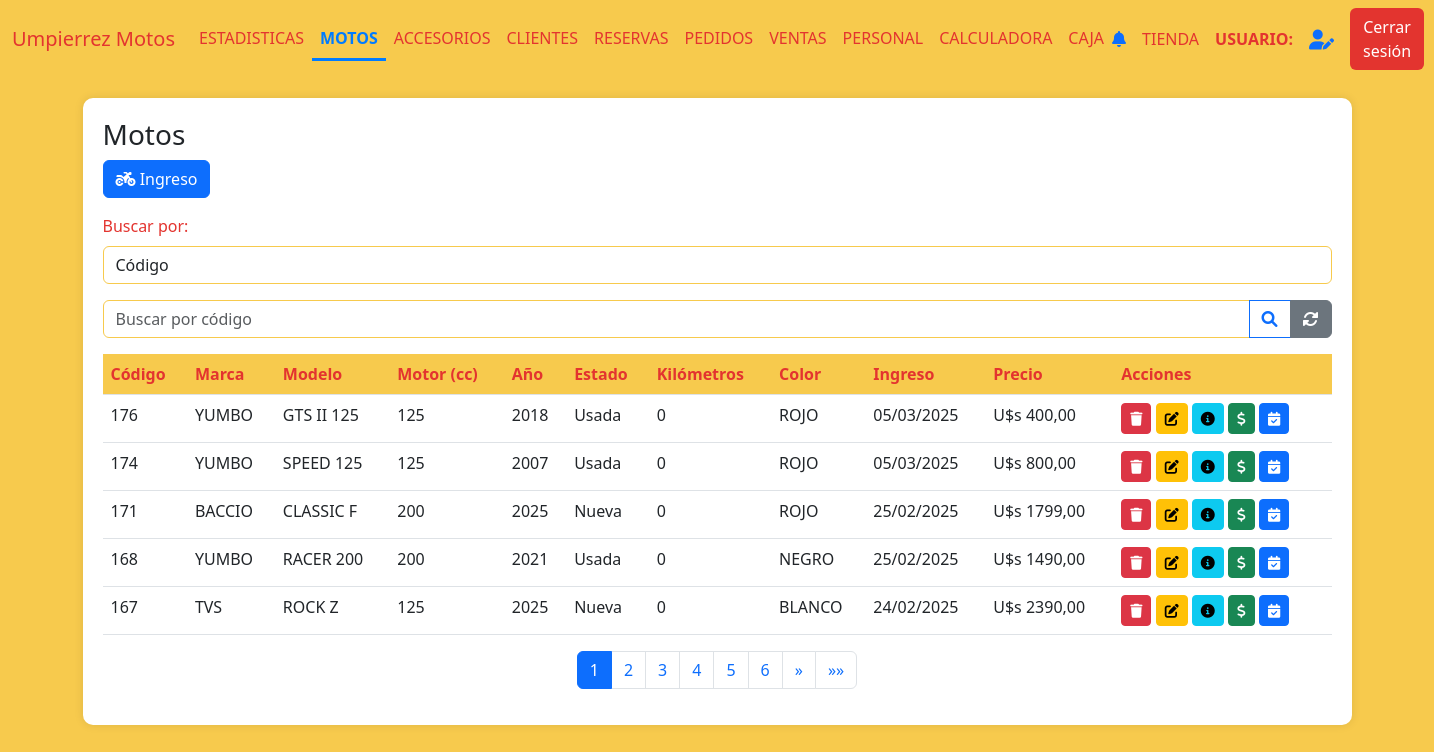
The app's page /motos (signed in) with its own data.
### AppUM/models.py (models this page shows)
class Moto(models.Model):
    marca = models.CharField(max_length=20)
    modelo = models.CharField(max_length=20)
    anio = models.IntegerField()
    motor = models.IntegerField()
    estado = models.CharField(max_length=10)
    kilometros = models.IntegerField()
    precio = models.DecimalField(max_digits=10, decimal_places=2)
    color = models.CharField(max_length=20)
    num_motor = models.CharField(max_length=40, unique=True)
    num_chasis = models.CharField(max_length=40, unique=True)
    num_cilindros = models.IntegerField(default=1)
    cantidad_pasajeros = models.IntegerField(default=2)
    foto = models.ImageField(null=True, blank=True, upload_to="motos/fotos/")
    pertenece_tienda = models.BooleanField()
    pertenece_taller = models.BooleanField()
    identificacion_pdf = models.FileField(upload_to='motos/pdfs/', null=True, blank=True)
    observaciones = models.TextField(null=True, blank=True)
    fecha_ingreso = models.DateTimeField(auto_now_add=True)
    moneda_precio = models.CharField(max_length=10,default=True,null=True)
    tipo = models.CharField(max_length=20,blank=True)
    precio_final = models.DecimalField(max_digits=10, decimal_places=2,default=0)
    contiene_num_motor = models.BooleanField(default=1)
    contiene_num_chasis = models.BooleanField(default=1)

### AppUM/decorators.py (the view)
    def _wrapped_view(request, *args, **kwargs):
        user = request.user
        if user.is_authenticated:
            usuario_consulta = Personal.objects.filter(usuario=user.username).first()
            if usuario_consulta:
                if Administrativo.objects.filter(personal_ptr_id=usuario_consulta.id,activo=1).exists():
                    return view_func(request, *args, **kwargs)
                else:
                    raise PermissionDenied
            else:
                return view_func(request, *args, **kwargs)
        else:
            return redirect('Login')  # Redirigir al login si no está autenticado

### AppUM/context_processors.py (called while the page is built)
def cantidad_solicitudes_no_leidas(req):
    if req.user.is_authenticated:
        usuario = req.user
        usuario_actual = Personal.objects.filter(usuario=usuario.username).first()
        notificaciones = NotificacionPersonal.objects.filter(personal=usuario_actual,leido=0).count()
    else:
        notificaciones = 0
    return {'notificaciones': notificaciones}

### AppUM/functions.py (called while the page is built)
def funcion_paginas_varias(req,instancia_model):
    paginator = Paginator(instancia_model, 5)  # 5 motos por página
    page_number = req.GET.get('page')  # Obtiene el número de página desde la URL
    page_obj = paginator.get_page(page_number)
    return page_obj

### AppUM/views.py (called while the page is built)
@admin_required
def vista_inventario_motos(req):
    motos = Moto.objects.filter(pertenece_tienda=1).order_by('-fecha_ingreso')
    logo_um = Logos.objects.get(id=1)
    page_obj = funcion_paginas_varias(req,motos)
    return render(req,"perfil_administrativo/motos/motos.html",{'page_obj': page_obj,"motos":motos,"logo_um":logo_um.logo_UM.url if logo_um.logo_UM else None,"active_page": 'Motos'})

### AppUM/templates/perfil_administrativo/motos/motos.html (shortened to what this page needs)
{% extends "perfil_administrativo/padre_perfil_administrativo.html" %}
{% load static %}
{% block contenidoQueCambia %}
<link href="https://cdnjs.cloudflare.com/ajax/libs/font-awesome/6.0.0/css/all.min.css" rel="stylesheet">
<link href="https://cdn.jsdelivr.net/npm/bootstrap-icons@1.10.0/font/bootstrap-icons.css" rel="stylesheet">
<div class="table-container" id="inventarios">
    <h3>Motos</h3>
    <a href="{% url 'MotoAlta' %}" class="btn btn-primary mb-3">
        <i class="fas fa-motorcycle"></i> Ingreso
    </a>
    <div class="mb-3">
        <label for="estado" class="form-label">Buscar por:</label>
        <select class="form-control" name="estado_moto" id="tipo_busqueda" onchange="tipo_busqueda()">
            <option value="codigo">Código</option>
        </select>
    </div>
    <form action="{% url 'BusquedaCodigo' %}" enctype="multipart/form-data" method="get" id="busqueda_codigo">{% csrf_token %}
        <div class="input-group mb-3">
            <input type="number" name="codigo" class="form-control" placeholder="Buscar por código" required>
            <button class="btn btn-outline-primary" type="submit">
                <i class="fas fa-search"></i>
            </button>
            <a href="{% url 'Motos' %}" class="btn btn-secondary">
                <i class="fas fa-sync-alt"></i>
            </a>
        </div>
    </form>
    <table class="table">
        <thead>
            <tr>
                <th>Código</th>
                <th>Marca</th>
                <th>Modelo</th>
                <th>Motor (cc)</th>
                <th>Año</th>
                <th>Estado</th>
                <th>Kilómetros</th>
                <th>Color</th>
                <th>Ingreso</th>
                <th>Precio</th>
                <th>Acciones</th>
            </tr>
        </thead>
        <tbody>
            {% if page_obj %}
                {% for moto in page_obj %}
                <tr>
                    <td>{{ moto.id }}</td>
                    <td>{{ moto.marca }}</td>
                    <td>{{ moto.modelo }}</td>
                    <td>{{ moto.motor }}</td>
                    <td>{{ moto.anio }}</td>
                    <td>{{ moto.estado }}</td>
                    <td>{{ moto.kilometros }}</td>
                    <td>{{ moto.color }}</td>
                    <td>{{ moto.fecha_ingreso|date:"d/m/Y" }}</td>
                    <td>
                        {% if moto.precio > 0 %}
                        {% if moto.moneda_precio == "Pesos" %} $ {{ moto.precio }} {% else %} U$s {{ moto.precio }} {% endif %}
                        {% else %}
                        Sin precio
                        {% endif %}
                    </td>
                    <td>
                        <a href="{% url 'MotoBaja' moto.id %}"><button class="btn btn-sm btn-danger"><i class="fas fa-trash"></i></button></a>
                        <a href="{% url 'MotoModificacion' moto.id %}"><button class="btn btn-sm btn-warning"><i class="fas fa-edit"></i></button></a>
                        <a href="{% url 'MotoDetalles' moto.id %}"><button class="btn btn-sm btn-info"><i class="fas fa-info-circle"></i></button></a>
                        <a href="{% url 'MotoVentaForm' moto.id %}"><button class="btn btn-sm btn-success"><i class="fas fa-dollar-sign"></i></button></a>
                        <a href="{% url 'MotoReservaForm' moto.id %}"><button class="btn btn-sm btn-primary"><i class="fas fa-calendar-check"></i></button></a>
                    </td>
                </tr>
                {% endfor %}
            {% else %}
                <tr>
                    <td colspan="9" class="text-center text-muted">
                        No hay registros de motos disponibles.
                    </td>
                </tr>
            {% endif %}
        </tbody>
    </table>
    <nav aria-label="Page navigation">
        <ul class="pagination justify-content-center">
            {% for num in page_obj.paginator.page_range %}
            <li class="page-item {% if page_obj.number == num %}active{% endif %}">
                <a class="page-link" href="?page={{ num }}">{{ num }}</a>
            </li>
            {% endfor %}
            {% if page_obj.has_next %}
            <li class="page-item">
                <a class="page-link" href="?page={{ page_obj.next_page_number }}" aria-label="Siguiente">
                    <span aria-hidden="true">&raquo;</span>
                </a>
            </li>
            <li class="page-item">
                <a class="page-link" href="?page={{ page_obj.paginator.num_pages }}" aria-label="Última">
                    <span aria-hidden="true">&raquo;&raquo;</span>
                </a>
            </li>
            {% endif %}
        </ul>
    </nav>
</div>
{% endblock %}

### AppUM/static/css/styles.css (style rules this page uses)
body { background-color: #f7ca4d; }
.form-label { color: #e3342f; }
.form-control { border-color: #f7ca4d; }
.table-container { background-color: #fff; border-radius: 10px; padding: 20px; box-shadow: 0px 0px 10px rgba(0, 0, 0, 0.1); margin: 20px auto; max-width: 90%; }
.table th { background-color: #f7ca4d; color: #e3342f; }

### records on screen
Moto: id "176", marca "YUMBO", modelo "GTS II 125", motor "125", anio "2018", estado "Usada", kilometros "0", color "ROJO", fecha_ingreso "05/03/2025", precio "400,00"
Moto: id "174", marca "YUMBO", modelo "SPEED 125", motor "125", anio "2007", estado "Usada", kilometros "0", color "ROJO", fecha_ingreso "05/03/2025", precio "800,00"
Moto: id "171", marca "BACCIO", modelo "CLASSIC F", motor "200", anio "2025", estado "Nueva", kilometros "0", color "ROJO", fecha_ingreso "25/02/2025", precio "1799,00"
Moto: id "168", marca "YUMBO", modelo "RACER 200", motor "200", anio "2021", estado "Usada", kilometros "0", color "NEGRO", fecha_ingreso "25/02/2025", precio "1490,00"
Moto: id "167", marca "TVS", modelo "ROCK Z", motor "125", anio "2025", estado "Nueva", kilometros "0", color "BLANCO", fecha_ingreso "24/02/2025", precio "2390,00"

### other values on screen
{{ num }} "1" "2" "3" "4" "5" "6"
